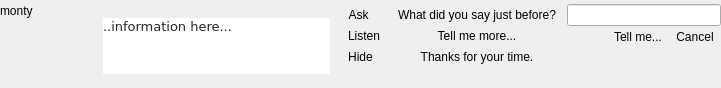
<?xml version="1.0" encoding="UTF-8"?>
<ui version="4.0">
 <class>QUMontyArea</class>
 <widget class="QWidget" name="QUMontyArea">
  <property name="geometry">
   <rect>
    <x>0</x>
    <y>0</y>
    <width>721</width>
    <height>88</height>
   </rect>
  </property>
  <property name="windowTitle">
   <string notr="true">Form</string>
  </property>
  <layout class="QHBoxLayout" name="horizontalLayout" stretch="0,1,0,0,0">
   <property name="spacing">
    <number>0</number>
   </property>
   <property name="leftMargin">
    <number>0</number>
   </property>
   <property name="topMargin">
    <number>4</number>
   </property>
   <property name="rightMargin">
    <number>0</number>
   </property>
   <property name="bottomMargin">
    <number>0</number>
   </property>
   <item>
    <layout class="QVBoxLayout" name="_2">
     <property name="spacing">
      <number>0</number>
     </property>
     <item>
      <widget class="QLabel" name="montyLbl">
       <property name="sizePolicy">
        <sizepolicy hsizetype="Fixed" vsizetype="Preferred">
         <horstretch>0</horstretch>
         <verstretch>0</verstretch>
        </sizepolicy>
       </property>
       <property name="minimumSize">
        <size>
         <width>96</width>
         <height>0</height>
        </size>
       </property>
       <property name="maximumSize">
        <size>
         <width>64</width>
         <height>16777215</height>
        </size>
       </property>
       <property name="text">
        <string notr="true">monty</string>
       </property>
       <property name="alignment">
        <set>Qt::AlignLeading|Qt::AlignLeft|Qt::AlignTop</set>
       </property>
      </widget>
     </item>
     <item>
      <spacer>
       <property name="orientation">
        <enum>Qt::Vertical</enum>
       </property>
       <property name="sizeType">
        <enum>QSizePolicy::Preferred</enum>
       </property>
       <property name="sizeHint" stdset="0">
        <size>
         <width>20</width>
         <height>1</height>
        </size>
       </property>
      </spacer>
     </item>
    </layout>
   </item>
   <item>
    <layout class="QHBoxLayout" name="horizontalLayout_2" stretch="0,1,0">
     <property name="spacing">
      <number>0</number>
     </property>
     <item>
      <layout class="QVBoxLayout" name="verticalLayout_2">
       <property name="spacing">
        <number>0</number>
       </property>
       <item>
        <widget class="QLabel" name="label">
         <property name="sizePolicy">
          <sizepolicy hsizetype="Fixed" vsizetype="Fixed">
           <horstretch>0</horstretch>
           <verstretch>0</verstretch>
          </sizepolicy>
         </property>
         <property name="text">
          <string/>
         </property>
         <property name="pixmap">
          <pixmap resource="../resources/UltraStar-Creator.qrc">:/monty/speech1.png</pixmap>
         </property>
        </widget>
       </item>
       <item>
        <widget class="QLabel" name="label_3">
         <property name="sizePolicy">
          <sizepolicy hsizetype="Fixed" vsizetype="Preferred">
           <horstretch>0</horstretch>
           <verstretch>0</verstretch>
          </sizepolicy>
         </property>
         <property name="text">
          <string/>
         </property>
         <property name="pixmap">
          <pixmap resource="../resources/UltraStar-Creator.qrc">:/monty/speech2.png</pixmap>
         </property>
         <property name="scaledContents">
          <bool>true</bool>
         </property>
        </widget>
       </item>
       <item>
        <widget class="QLabel" name="label_2">
         <property name="sizePolicy">
          <sizepolicy hsizetype="Fixed" vsizetype="Fixed">
           <horstretch>0</horstretch>
           <verstretch>0</verstretch>
          </sizepolicy>
         </property>
         <property name="text">
          <string/>
         </property>
         <property name="pixmap">
          <pixmap resource="../resources/UltraStar-Creator.qrc">:/monty/speech6.png</pixmap>
         </property>
        </widget>
       </item>
      </layout>
     </item>
     <item>
      <layout class="QVBoxLayout" name="verticalLayout_3">
       <property name="spacing">
        <number>0</number>
       </property>
       <item>
        <widget class="QLabel" name="label_4">
         <property name="sizePolicy">
          <sizepolicy hsizetype="Preferred" vsizetype="Fixed">
           <horstretch>0</horstretch>
           <verstretch>0</verstretch>
          </sizepolicy>
         </property>
         <property name="text">
          <string/>
         </property>
         <property name="pixmap">
          <pixmap resource="../resources/UltraStar-Creator.qrc">:/monty/speech4.png</pixmap>
         </property>
         <property name="scaledContents">
          <bool>true</bool>
         </property>
        </widget>
       </item>
       <item>
        <widget class="QLabel" name="helpLbl">
         <property name="sizePolicy">
          <sizepolicy hsizetype="Preferred" vsizetype="Preferred">
           <horstretch>0</horstretch>
           <verstretch>0</verstretch>
          </sizepolicy>
         </property>
         <property name="palette">
          <palette>
           <active>
            <colorrole role="WindowText">
             <brush brushstyle="SolidPattern">
              <color alpha="216">
               <red>0</red>
               <green>0</green>
               <blue>0</blue>
              </color>
             </brush>
            </colorrole>
            <colorrole role="Base">
             <brush brushstyle="SolidPattern">
              <color alpha="255">
               <red>255</red>
               <green>255</green>
               <blue>255</blue>
              </color>
             </brush>
            </colorrole>
            <colorrole role="Window">
             <brush brushstyle="SolidPattern">
              <color alpha="255">
               <red>255</red>
               <green>255</green>
               <blue>255</blue>
              </color>
             </brush>
            </colorrole>
           </active>
           <inactive>
            <colorrole role="WindowText">
             <brush brushstyle="SolidPattern">
              <color alpha="216">
               <red>0</red>
               <green>0</green>
               <blue>0</blue>
              </color>
             </brush>
            </colorrole>
            <colorrole role="Base">
             <brush brushstyle="SolidPattern">
              <color alpha="255">
               <red>255</red>
               <green>255</green>
               <blue>255</blue>
              </color>
             </brush>
            </colorrole>
            <colorrole role="Window">
             <brush brushstyle="SolidPattern">
              <color alpha="255">
               <red>255</red>
               <green>255</green>
               <blue>255</blue>
              </color>
             </brush>
            </colorrole>
           </inactive>
           <disabled>
            <colorrole role="WindowText">
             <brush brushstyle="SolidPattern">
              <color alpha="63">
               <red>255</red>
               <green>255</green>
               <blue>255</blue>
              </color>
             </brush>
            </colorrole>
            <colorrole role="Base">
             <brush brushstyle="SolidPattern">
              <color alpha="255">
               <red>255</red>
               <green>255</green>
               <blue>255</blue>
              </color>
             </brush>
            </colorrole>
            <colorrole role="Window">
             <brush brushstyle="SolidPattern">
              <color alpha="255">
               <red>255</red>
               <green>255</green>
               <blue>255</blue>
              </color>
             </brush>
            </colorrole>
           </disabled>
          </palette>
         </property>
         <property name="font">
          <font>
           <family>Verdana</family>
           <pointsize>10</pointsize>
          </font>
         </property>
         <property name="autoFillBackground">
          <bool>true</bool>
         </property>
         <property name="frameShape">
          <enum>QFrame::NoFrame</enum>
         </property>
         <property name="frameShadow">
          <enum>QFrame::Plain</enum>
         </property>
         <property name="text">
          <string notr="true">..information here...</string>
         </property>
         <property name="alignment">
          <set>Qt::AlignLeading|Qt::AlignLeft|Qt::AlignTop</set>
         </property>
         <property name="wordWrap">
          <bool>true</bool>
         </property>
         <property name="margin">
          <number>5</number>
         </property>
         <property name="indent">
          <number>-1</number>
         </property>
         <property name="openExternalLinks">
          <bool>true</bool>
         </property>
        </widget>
       </item>
       <item>
        <widget class="QLabel" name="label_5">
         <property name="sizePolicy">
          <sizepolicy hsizetype="Preferred" vsizetype="Fixed">
           <horstretch>0</horstretch>
           <verstretch>0</verstretch>
          </sizepolicy>
         </property>
         <property name="text">
          <string/>
         </property>
         <property name="pixmap">
          <pixmap resource="../resources/UltraStar-Creator.qrc">:/monty/speech5.png</pixmap>
         </property>
         <property name="scaledContents">
          <bool>true</bool>
         </property>
        </widget>
       </item>
      </layout>
     </item>
     <item>
      <layout class="QVBoxLayout" name="verticalLayout_4">
       <property name="spacing">
        <number>0</number>
       </property>
       <item>
        <widget class="QLabel" name="label_6">
         <property name="sizePolicy">
          <sizepolicy hsizetype="Fixed" vsizetype="Fixed">
           <horstretch>0</horstretch>
           <verstretch>0</verstretch>
          </sizepolicy>
         </property>
         <property name="text">
          <string/>
         </property>
         <property name="pixmap">
          <pixmap resource="../resources/UltraStar-Creator.qrc">:/monty/speech8.png</pixmap>
         </property>
        </widget>
       </item>
       <item>
        <widget class="QLabel" name="label_7">
         <property name="sizePolicy">
          <sizepolicy hsizetype="Fixed" vsizetype="Preferred">
           <horstretch>0</horstretch>
           <verstretch>0</verstretch>
          </sizepolicy>
         </property>
         <property name="text">
          <string/>
         </property>
         <property name="pixmap">
          <pixmap resource="../resources/UltraStar-Creator.qrc">:/monty/speech3.png</pixmap>
         </property>
         <property name="scaledContents">
          <bool>true</bool>
         </property>
        </widget>
       </item>
       <item>
        <widget class="QLabel" name="label_8">
         <property name="sizePolicy">
          <sizepolicy hsizetype="Fixed" vsizetype="Fixed">
           <horstretch>0</horstretch>
           <verstretch>0</verstretch>
          </sizepolicy>
         </property>
         <property name="text">
          <string/>
         </property>
         <property name="pixmap">
          <pixmap resource="../resources/UltraStar-Creator.qrc">:/monty/speech7.png</pixmap>
         </property>
        </widget>
       </item>
      </layout>
     </item>
    </layout>
   </item>
   <item>
    <widget class="QFrame" name="normalFrame">
     <property name="frameShape">
      <enum>QFrame::NoFrame</enum>
     </property>
     <property name="frameShadow">
      <enum>QFrame::Raised</enum>
     </property>
     <layout class="QVBoxLayout" name="verticalLayout_5">
      <property name="spacing">
       <number>0</number>
      </property>
      <property name="leftMargin">
       <number>4</number>
      </property>
      <property name="topMargin">
       <number>0</number>
      </property>
      <property name="rightMargin">
       <number>0</number>
      </property>
      <property name="bottomMargin">
       <number>0</number>
      </property>
      <item>
       <widget class="QToolButton" name="askMontyBtn">
        <property name="text">
         <string>Ask</string>
        </property>
        <property name="icon">
         <iconset resource="../resources/UltraStar-Creator.qrc">
          <normaloff>:/icons/help.png</normaloff>:/icons/help.png</iconset>
        </property>
        <property name="toolButtonStyle">
         <enum>Qt::ToolButtonTextBesideIcon</enum>
        </property>
        <property name="autoRaise">
         <bool>true</bool>
        </property>
       </widget>
      </item>
      <item>
       <widget class="QToolButton" name="talkMontyBtn">
        <property name="text">
         <string>Listen</string>
        </property>
        <property name="icon">
         <iconset resource="../resources/UltraStar-Creator.qrc">
          <normaloff>:/icons/comment.png</normaloff>:/icons/comment.png</iconset>
        </property>
        <property name="toolButtonStyle">
         <enum>Qt::ToolButtonTextBesideIcon</enum>
        </property>
        <property name="autoRaise">
         <bool>true</bool>
        </property>
       </widget>
      </item>
      <item>
       <widget class="QToolButton" name="hideMontyBtn">
        <property name="text">
         <string>Hide</string>
        </property>
        <property name="icon">
         <iconset resource="../resources/UltraStar-Creator.qrc">
          <normaloff>:/icons/eye.png</normaloff>:/icons/eye.png</iconset>
        </property>
        <property name="toolButtonStyle">
         <enum>Qt::ToolButtonTextBesideIcon</enum>
        </property>
        <property name="autoRaise">
         <bool>true</bool>
        </property>
       </widget>
      </item>
      <item>
       <spacer name="verticalSpacer">
        <property name="orientation">
         <enum>Qt::Vertical</enum>
        </property>
        <property name="sizeHint" stdset="0">
         <size>
          <width>20</width>
          <height>1</height>
         </size>
        </property>
       </spacer>
      </item>
     </layout>
    </widget>
   </item>
   <item>
    <widget class="QFrame" name="answerFrame">
     <property name="frameShape">
      <enum>QFrame::NoFrame</enum>
     </property>
     <property name="frameShadow">
      <enum>QFrame::Raised</enum>
     </property>
     <layout class="QVBoxLayout" name="verticalLayout">
      <property name="spacing">
       <number>0</number>
      </property>
      <property name="leftMargin">
       <number>4</number>
      </property>
      <property name="topMargin">
       <number>0</number>
      </property>
      <property name="rightMargin">
       <number>0</number>
      </property>
      <property name="bottomMargin">
       <number>0</number>
      </property>
      <item>
       <widget class="QToolButton" name="prevPhraseBtn">
        <property name="sizePolicy">
         <sizepolicy hsizetype="Preferred" vsizetype="Fixed">
          <horstretch>0</horstretch>
          <verstretch>0</verstretch>
         </sizepolicy>
        </property>
        <property name="text">
         <string>What did you say just before?</string>
        </property>
        <property name="icon">
         <iconset resource="../resources/UltraStar-Creator.qrc">
          <normaloff>:/icons/help.png</normaloff>:/icons/help.png</iconset>
        </property>
        <property name="toolButtonStyle">
         <enum>Qt::ToolButtonTextBesideIcon</enum>
        </property>
        <property name="autoRaise">
         <bool>true</bool>
        </property>
       </widget>
      </item>
      <item>
       <widget class="QToolButton" name="nextPhraseBtn">
        <property name="sizePolicy">
         <sizepolicy hsizetype="Preferred" vsizetype="Fixed">
          <horstretch>0</horstretch>
          <verstretch>0</verstretch>
         </sizepolicy>
        </property>
        <property name="text">
         <string>Tell me more...</string>
        </property>
        <property name="icon">
         <iconset resource="../resources/UltraStar-Creator.qrc">
          <normaloff>:/icons/comment.png</normaloff>:/icons/comment.png</iconset>
        </property>
        <property name="toolButtonStyle">
         <enum>Qt::ToolButtonTextBesideIcon</enum>
        </property>
        <property name="autoRaise">
         <bool>true</bool>
        </property>
       </widget>
      </item>
      <item>
       <widget class="QToolButton" name="doneBtn">
        <property name="sizePolicy">
         <sizepolicy hsizetype="Preferred" vsizetype="Fixed">
          <horstretch>0</horstretch>
          <verstretch>0</verstretch>
         </sizepolicy>
        </property>
        <property name="text">
         <string>Thanks for your time.</string>
        </property>
        <property name="icon">
         <iconset resource="../resources/UltraStar-Creator.qrc">
          <normaloff>:/icons/quit.png</normaloff>:/icons/quit.png</iconset>
        </property>
        <property name="toolButtonStyle">
         <enum>Qt::ToolButtonTextBesideIcon</enum>
        </property>
        <property name="autoRaise">
         <bool>true</bool>
        </property>
       </widget>
      </item>
      <item>
       <spacer name="verticalSpacer_2">
        <property name="orientation">
         <enum>Qt::Vertical</enum>
        </property>
        <property name="sizeHint" stdset="0">
         <size>
          <width>20</width>
          <height>1</height>
         </size>
        </property>
       </spacer>
      </item>
     </layout>
    </widget>
   </item>
   <item>
    <widget class="QFrame" name="askFrame">
     <property name="frameShape">
      <enum>QFrame::NoFrame</enum>
     </property>
     <property name="frameShadow">
      <enum>QFrame::Raised</enum>
     </property>
     <layout class="QVBoxLayout" name="verticalLayout_6">
      <property name="spacing">
       <number>0</number>
      </property>
      <property name="leftMargin">
       <number>4</number>
      </property>
      <property name="topMargin">
       <number>0</number>
      </property>
      <property name="rightMargin">
       <number>0</number>
      </property>
      <property name="bottomMargin">
       <number>0</number>
      </property>
      <item>
       <widget class="QLineEdit" name="lineEdit"/>
      </item>
      <item>
       <layout class="QHBoxLayout" name="horizontalLayout_3">
        <item>
         <spacer name="horizontalSpacer">
          <property name="orientation">
           <enum>Qt::Horizontal</enum>
          </property>
          <property name="sizeHint" stdset="0">
           <size>
            <width>40</width>
            <height>20</height>
           </size>
          </property>
         </spacer>
        </item>
        <item>
         <widget class="QToolButton" name="acceptQuestionBtn">
          <property name="text">
           <string>Tell me...</string>
          </property>
          <property name="icon">
           <iconset resource="../resources/UltraStar-Creator.qrc">
            <normaloff>:/icons/accept.png</normaloff>:/icons/accept.png</iconset>
          </property>
          <property name="toolButtonStyle">
           <enum>Qt::ToolButtonTextBesideIcon</enum>
          </property>
          <property name="autoRaise">
           <bool>true</bool>
          </property>
         </widget>
        </item>
        <item>
         <widget class="QToolButton" name="rejectQuestionBtn">
          <property name="text">
           <string>Cancel</string>
          </property>
          <property name="icon">
           <iconset resource="../resources/UltraStar-Creator.qrc">
            <normaloff>:/icons/cancel.png</normaloff>:/icons/cancel.png</iconset>
          </property>
          <property name="toolButtonStyle">
           <enum>Qt::ToolButtonIconOnly</enum>
          </property>
          <property name="autoRaise">
           <bool>true</bool>
          </property>
         </widget>
        </item>
       </layout>
      </item>
      <item>
       <spacer name="verticalSpacer_3">
        <property name="orientation">
         <enum>Qt::Vertical</enum>
        </property>
        <property name="sizeHint" stdset="0">
         <size>
          <width>20</width>
          <height>37</height>
         </size>
        </property>
       </spacer>
      </item>
     </layout>
    </widget>
   </item>
  </layout>
 </widget>
 <resources>
  <include location="../resources/UltraStar-Creator.qrc"/>
 </resources>
 <connections/>
</ui>
